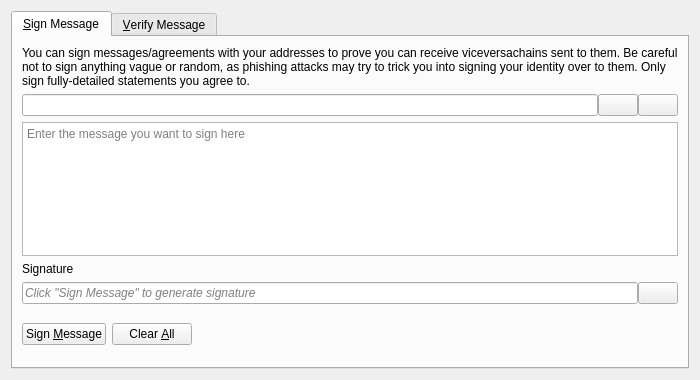
<?xml version="1.0" encoding="UTF-8"?>
<ui version="4.0">
 <class>SignVerifyMessageDialog</class>
 <widget class="QDialog" name="SignVerifyMessageDialog">
  <property name="geometry">
   <rect>
    <x>0</x>
    <y>0</y>
    <width>700</width>
    <height>380</height>
   </rect>
  </property>
  <property name="windowTitle">
   <string>Signatures - Sign / Verify a Message</string>
  </property>
  <property name="modal">
   <bool>true</bool>
  </property>
  <layout class="QVBoxLayout" name="verticalLayout">
   <item>
    <widget class="QTabWidget" name="tabWidget">
     <property name="currentIndex">
      <number>0</number>
     </property>
     <widget class="QWidget" name="tabSignMessage">
      <attribute name="title">
       <string>&amp;Sign Message</string>
      </attribute>
      <layout class="QVBoxLayout" name="verticalLayout_SM">
       <item>
        <widget class="QLabel" name="infoLabel_SM">
         <property name="text">
          <string>You can sign messages/agreements with your addresses to prove you can receive viceversachains sent to them. Be careful not to sign anything vague or random, as phishing attacks may try to trick you into signing your identity over to them. Only sign fully-detailed statements you agree to.</string>
         </property>
         <property name="textFormat">
          <enum>Qt::PlainText</enum>
         </property>
         <property name="wordWrap">
          <bool>true</bool>
         </property>
        </widget>
       </item>
       <item>
        <layout class="QHBoxLayout" name="horizontalLayout_1_SM">
         <property name="spacing">
          <number>0</number>
         </property>
         <item>
          <widget class="QValidatedLineEdit" name="addressIn_SM">
           <property name="toolTip">
            <string>The Viceversachain address to sign the message with</string>
           </property>
          </widget>
         </item>
         <item>
          <widget class="QPushButton" name="addressBookButton_SM">
           <property name="toolTip">
            <string>Choose previously used address</string>
           </property>
           <property name="text">
            <string/>
           </property>
           <property name="icon">
            <iconset resource="../viceversachain.qrc">
             <normaloff>:/icons/address-book</normaloff>:/icons/address-book</iconset>
           </property>
           <property name="shortcut">
            <string>Alt+A</string>
           </property>
           <property name="autoDefault">
            <bool>false</bool>
           </property>
          </widget>
         </item>
         <item>
          <widget class="QPushButton" name="pasteButton_SM">
           <property name="toolTip">
            <string>Paste address from clipboard</string>
           </property>
           <property name="text">
            <string/>
           </property>
           <property name="icon">
            <iconset resource="../viceversachain.qrc">
             <normaloff>:/icons/editpaste</normaloff>:/icons/editpaste</iconset>
           </property>
           <property name="shortcut">
            <string>Alt+P</string>
           </property>
           <property name="autoDefault">
            <bool>false</bool>
           </property>
          </widget>
         </item>
        </layout>
       </item>
       <item>
        <widget class="QPlainTextEdit" name="messageIn_SM">
         <property name="toolTip">
          <string>Enter the message you want to sign here</string>
         </property>
         <property name="placeholderText">
          <string>Enter the message you want to sign here</string>
         </property>
        </widget>
       </item>
       <item>
        <widget class="QLabel" name="signatureLabel_SM">
         <property name="text">
          <string>Signature</string>
         </property>
         <property name="textFormat">
          <enum>Qt::PlainText</enum>
         </property>
        </widget>
       </item>
       <item>
        <layout class="QHBoxLayout" name="horizontalLayout_2_SM">
         <property name="spacing">
          <number>0</number>
         </property>
         <item>
          <widget class="QLineEdit" name="signatureOut_SM">
           <property name="placeholderText">
            <string>Click "Sign Message" to generate signature</string>
           </property>
           <property name="font">
            <font>
             <italic>true</italic>
            </font>
           </property>
           <property name="readOnly">
            <bool>true</bool>
           </property>
          </widget>
         </item>
         <item>
          <widget class="QPushButton" name="copySignatureButton_SM">
           <property name="toolTip">
            <string>Copy the current signature to the system clipboard</string>
           </property>
           <property name="text">
            <string/>
           </property>
           <property name="icon">
            <iconset resource="../viceversachain.qrc">
             <normaloff>:/icons/editcopy</normaloff>:/icons/editcopy</iconset>
           </property>
           <property name="autoDefault">
            <bool>false</bool>
           </property>
          </widget>
         </item>
        </layout>
       </item>
       <item>
        <layout class="QHBoxLayout" name="horizontalLayout_3_SM">
         <item>
          <widget class="QPushButton" name="signMessageButton_SM">
           <property name="toolTip">
            <string>Sign the message to prove you own this Viceversachain address</string>
           </property>
           <property name="text">
            <string>Sign &amp;Message</string>
           </property>
           <property name="icon">
            <iconset resource="../viceversachain.qrc">
             <normaloff>:/icons/edit</normaloff>:/icons/edit</iconset>
           </property>
           <property name="autoDefault">
            <bool>false</bool>
           </property>
          </widget>
         </item>
         <item>
          <widget class="QPushButton" name="clearButton_SM">
           <property name="toolTip">
            <string>Reset all sign message fields</string>
           </property>
           <property name="text">
            <string>Clear &amp;All</string>
           </property>
           <property name="icon">
            <iconset resource="../viceversachain.qrc">
             <normaloff>:/icons/remove</normaloff>:/icons/remove</iconset>
           </property>
           <property name="autoDefault">
            <bool>false</bool>
           </property>
          </widget>
         </item>
         <item>
          <spacer name="horizontalSpacer_1_SM">
           <property name="orientation">
            <enum>Qt::Horizontal</enum>
           </property>
           <property name="sizeHint" stdset="0">
            <size>
             <width>40</width>
             <height>48</height>
            </size>
           </property>
          </spacer>
         </item>
         <item>
          <widget class="QLabel" name="statusLabel_SM">
           <property name="font">
            <font>
             <weight>75</weight>
             <bold>true</bold>
            </font>
           </property>
           <property name="text">
            <string/>
           </property>
           <property name="wordWrap">
            <bool>true</bool>
           </property>
          </widget>
         </item>
         <item>
          <spacer name="horizontalSpacer_2_SM">
           <property name="orientation">
            <enum>Qt::Horizontal</enum>
           </property>
           <property name="sizeHint" stdset="0">
            <size>
             <width>40</width>
             <height>48</height>
            </size>
           </property>
          </spacer>
         </item>
        </layout>
       </item>
      </layout>
     </widget>
     <widget class="QWidget" name="tabVerifyMessage">
      <attribute name="title">
       <string>&amp;Verify Message</string>
      </attribute>
      <layout class="QVBoxLayout" name="verticalLayout_VM">
       <item>
        <widget class="QLabel" name="infoLabel_VM">
         <property name="text">
          <string>Enter the receiver's address, message (ensure you copy line breaks, spaces, tabs, etc. exactly) and signature below to verify the message. Be careful not to read more into the signature than what is in the signed message itself, to avoid being tricked by a man-in-the-middle attack. Note that this only proves the signing party receives with the address, it cannot prove sendership of any transaction!</string>
         </property>
         <property name="textFormat">
          <enum>Qt::PlainText</enum>
         </property>
         <property name="alignment">
          <set>Qt::AlignLeading|Qt::AlignLeft|Qt::AlignTop</set>
         </property>
         <property name="wordWrap">
          <bool>true</bool>
         </property>
        </widget>
       </item>
       <item>
        <layout class="QHBoxLayout" name="horizontalLayout_1_VM">
         <property name="spacing">
          <number>0</number>
         </property>
         <item>
          <widget class="QValidatedLineEdit" name="addressIn_VM">
           <property name="toolTip">
            <string>The Viceversachain address the message was signed with</string>
           </property>
          </widget>
         </item>
         <item>
          <widget class="QPushButton" name="addressBookButton_VM">
           <property name="toolTip">
            <string>Choose previously used address</string>
           </property>
           <property name="text">
            <string/>
           </property>
           <property name="icon">
            <iconset resource="../viceversachain.qrc">
             <normaloff>:/icons/address-book</normaloff>:/icons/address-book</iconset>
           </property>
           <property name="shortcut">
            <string>Alt+A</string>
           </property>
           <property name="autoDefault">
            <bool>false</bool>
           </property>
          </widget>
         </item>
        </layout>
       </item>
       <item>
        <widget class="QPlainTextEdit" name="messageIn_VM">
          <property name="toolTip">
            <string>The signed message to verify</string>
          </property>
          <property name="placeholderText">
            <string>The signed message to verify</string>
          </property>
        </widget>
       </item>
       <item>
        <widget class="QValidatedLineEdit" name="signatureIn_VM">
          <property name="toolTip">
            <string>The signature given when the message was signed</string>
          </property>
          <property name="placeholderText">
            <string>The signature given when the message was signed</string>
          </property>
        </widget>
       </item>
       <item>
        <layout class="QHBoxLayout" name="horizontalLayout_2_VM">
         <item>
          <widget class="QPushButton" name="verifyMessageButton_VM">
           <property name="toolTip">
            <string>Verify the message to ensure it was signed with the specified Viceversachain address</string>
           </property>
           <property name="text">
            <string>Verify &amp;Message</string>
           </property>
           <property name="icon">
            <iconset resource="../viceversachain.qrc">
             <normaloff>:/icons/transaction_0</normaloff>:/icons/transaction_0</iconset>
           </property>
           <property name="autoDefault">
            <bool>false</bool>
           </property>
          </widget>
         </item>
         <item>
          <widget class="QPushButton" name="clearButton_VM">
           <property name="toolTip">
            <string>Reset all verify message fields</string>
           </property>
           <property name="text">
            <string>Clear &amp;All</string>
           </property>
           <property name="icon">
            <iconset resource="../viceversachain.qrc">
             <normaloff>:/icons/remove</normaloff>:/icons/remove</iconset>
           </property>
           <property name="autoDefault">
            <bool>false</bool>
           </property>
          </widget>
         </item>
         <item>
          <spacer name="horizontalSpacer_1_VM">
           <property name="orientation">
            <enum>Qt::Horizontal</enum>
           </property>
           <property name="sizeHint" stdset="0">
            <size>
             <width>40</width>
             <height>48</height>
            </size>
           </property>
          </spacer>
         </item>
         <item>
          <widget class="QLabel" name="statusLabel_VM">
           <property name="font">
            <font>
             <weight>75</weight>
             <bold>true</bold>
            </font>
           </property>
           <property name="text">
            <string/>
           </property>
           <property name="wordWrap">
            <bool>true</bool>
           </property>
          </widget>
         </item>
         <item>
          <spacer name="horizontalSpacer_2_VM">
           <property name="orientation">
            <enum>Qt::Horizontal</enum>
           </property>
           <property name="sizeHint" stdset="0">
            <size>
             <width>40</width>
             <height>48</height>
            </size>
           </property>
          </spacer>
         </item>
        </layout>
       </item>
      </layout>
     </widget>
    </widget>
   </item>
  </layout>
 </widget>
 <customwidgets>
  <customwidget>
   <class>QValidatedLineEdit</class>
   <extends>QLineEdit</extends>
   <header>qt/qvalidatedlineedit.h</header>
  </customwidget>
 </customwidgets>
 <resources>
  <include location="../viceversachain.qrc"/>
 </resources>
 <connections/>
</ui>
